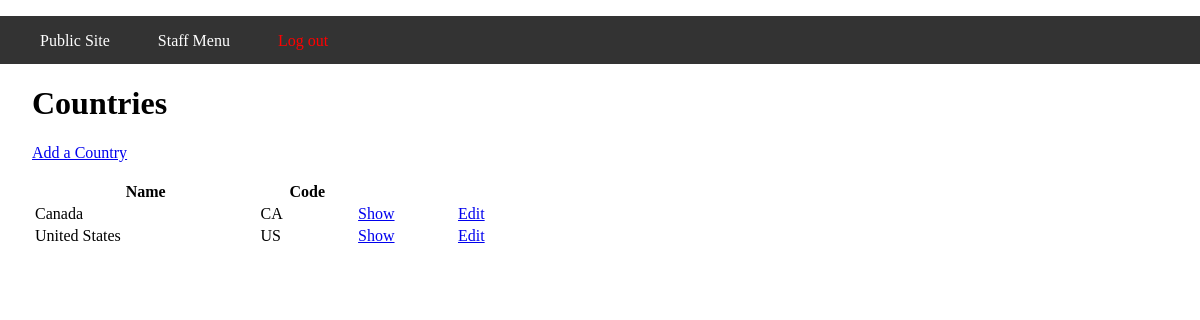
/globitek/public/staff/countries/index.php (signed in), run on the app's committed database.
### tables this page shows
CREATE TABLE `countries` (
  `id` int(11) NOT NULL AUTO_INCREMENT,
  `name` varchar(255) DEFAULT NULL,
  `code` varchar(255) DEFAULT NULL,
  PRIMARY KEY (`id`)
);

### globitek/private/query_functions.php (called while the page is built, shortened)
<?php
  function find_all_countries() {
    global $db;
    $sql = "SELECT * FROM countries ";
    $sql .= "ORDER BY name ASC;";
    $country_result = db_query($db, $sql);
    return $country_result;
  }
?>

### globitek/private/database.php (called while the page is built, shortened)
<?php
  function db_query($connection, $sql) {
    $result_set = mysqli_query($connection, $sql);
    return $result_set;
  }
  function db_fetch_assoc($result_set) {
    return mysqli_fetch_assoc($result_set);
  }
?>

### globitek/private/functions.php (called while the page is built, shortened)
<?php
  function h($string="") {
    return htmlspecialchars($string);
  }
  function u($string="") {
    return urlencode($string);
  }
?>

### globitek/public/staff/countries/index.php (the view, shortened to what this page needs)
<div id="main-content">
  <h1>Countries</h1>
  <a href="new.php">Add a Country</a><br />
  <br />
  <?php
    $country_result = find_all_countries();
    echo "<table id=\"countries\" style=\"width: 500px;\">";
    echo "<tr>";
    echo "<th>Name</th>";
    echo "<th>Code</th>";
    echo "<th></th>";
    echo "<th></th>";
    echo "</tr>";
    while($country = db_fetch_assoc($country_result)) {
      echo "<tr>";
      echo "<td>" . h($country['name']) . "</td>";
      echo "<td>" . h($country['code']) . "</td>";
      echo "<td>";
      echo "<a href=\"show.php?id=" . h(u($country['id'])) . "\">Show</a>";
      echo "</td>";
      echo "<td>";
      echo "<a href=\"edit.php?id=" . h(u($country['id'])) . "\">Edit</a>";
      echo "</td>";
      echo "</tr>";
    }
    echo "</table>";
  ?>
</div>
<?php include(SHARED_PATH . '/footer.php'); ?>

### globitek/private/shared/header.php (style rules this page uses)
html, body { margin: 0; padding: 0; height: 100%; width: 100%; }
#main-content { padding: 0 2em; }

### data on the page
countries: name "Canada", code "CA"
countries: name "United States", code "US"
